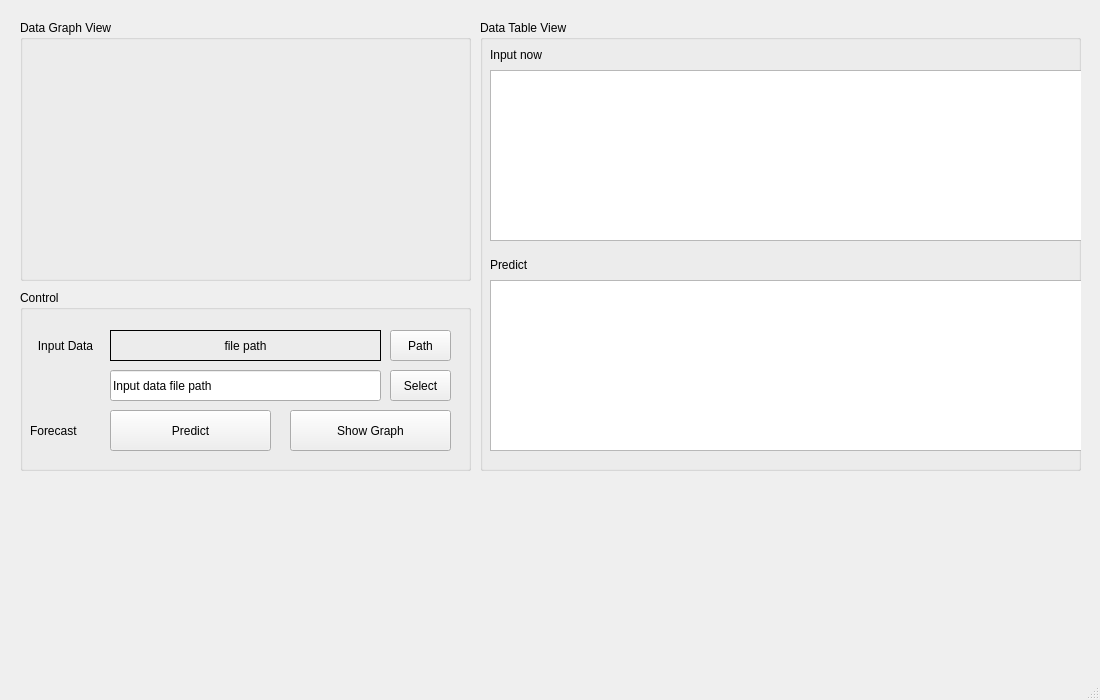
<?xml version="1.0" encoding="UTF-8"?>
<ui version="4.0">
 <class>TSF_Model_Client</class>
 <widget class="QMainWindow" name="TSF_Model_Client">
  <property name="enabled">
   <bool>true</bool>
  </property>
  <property name="geometry">
   <rect>
    <x>0</x>
    <y>0</y>
    <width>1100</width>
    <height>700</height>
   </rect>
  </property>
  <property name="minimumSize">
   <size>
    <width>1100</width>
    <height>700</height>
   </size>
  </property>
  <property name="maximumSize">
   <size>
    <width>1100</width>
    <height>700</height>
   </size>
  </property>
  <property name="windowTitle">
   <string>MainWindow</string>
  </property>
  <widget class="QWidget" name="centralwidget">
   <widget class="QWidget" name="verticalLayoutWidget">
    <property name="geometry">
     <rect>
      <x>20</x>
      <y>20</y>
      <width>451</width>
      <height>261</height>
     </rect>
    </property>
    <layout class="QVBoxLayout" name="graph_Layout">
     <item>
      <widget class="QGroupBox" name="data_graph_view">
       <property name="title">
        <string>Data Graph View</string>
       </property>
      </widget>
     </item>
    </layout>
   </widget>
   <widget class="QWidget" name="verticalLayoutWidget_2">
    <property name="geometry">
     <rect>
      <x>480</x>
      <y>20</y>
      <width>601</width>
      <height>451</height>
     </rect>
    </property>
    <layout class="QVBoxLayout" name="verticalLayout_2">
     <item>
      <widget class="QGroupBox" name="data_table_view">
       <property name="title">
        <string>Data Table View</string>
       </property>
       <widget class="QLabel" name="input_now">
        <property name="geometry">
         <rect>
          <x>10</x>
          <y>20</y>
          <width>67</width>
          <height>30</height>
         </rect>
        </property>
        <property name="text">
         <string>Input now</string>
        </property>
       </widget>
       <widget class="QLabel" name="predict_table_label">
        <property name="geometry">
         <rect>
          <x>10</x>
          <y>230</y>
          <width>67</width>
          <height>30</height>
         </rect>
        </property>
        <property name="text">
         <string>Predict</string>
        </property>
       </widget>
       <widget class="QTableWidget" name="input_tableView">
        <property name="geometry">
         <rect>
          <x>10</x>
          <y>50</y>
          <width>651</width>
          <height>171</height>
         </rect>
        </property>
       </widget>
       <widget class="QTableWidget" name="predict_tableView">
        <property name="geometry">
         <rect>
          <x>10</x>
          <y>260</y>
          <width>651</width>
          <height>171</height>
         </rect>
        </property>
       </widget>
      </widget>
     </item>
    </layout>
   </widget>
   <widget class="QWidget" name="verticalLayoutWidget_3">
    <property name="geometry">
     <rect>
      <x>20</x>
      <y>290</y>
      <width>451</width>
      <height>181</height>
     </rect>
    </property>
    <layout class="QVBoxLayout" name="verticalLayout_3">
     <item>
      <widget class="QGroupBox" name="Control">
       <property name="title">
        <string>Control</string>
       </property>
       <widget class="QPushButton" name="select">
        <property name="geometry">
         <rect>
          <x>370</x>
          <y>80</y>
          <width>61</width>
          <height>31</height>
         </rect>
        </property>
        <property name="text">
         <string>Select</string>
        </property>
       </widget>
       <widget class="QLineEdit" name="path_edit">
        <property name="geometry">
         <rect>
          <x>90</x>
          <y>80</y>
          <width>271</width>
          <height>31</height>
         </rect>
        </property>
        <property name="text">
         <string>Input data file path</string>
        </property>
       </widget>
       <widget class="QPushButton" name="Path_btn">
        <property name="geometry">
         <rect>
          <x>370</x>
          <y>40</y>
          <width>61</width>
          <height>31</height>
         </rect>
        </property>
        <property name="text">
         <string>Path</string>
        </property>
       </widget>
       <widget class="QLabel" name="input_data_label">
        <property name="geometry">
         <rect>
          <x>10</x>
          <y>40</y>
          <width>71</width>
          <height>31</height>
         </rect>
        </property>
        <property name="contextMenuPolicy">
         <enum>Qt::ContextMenuPolicy::PreventContextMenu</enum>
        </property>
        <property name="text">
         <string>Input Data</string>
        </property>
        <property name="alignment">
         <set>Qt::AlignmentFlag::AlignCenter</set>
        </property>
       </widget>
       <widget class="QPushButton" name="predict">
        <property name="geometry">
         <rect>
          <x>90</x>
          <y>120</y>
          <width>161</width>
          <height>41</height>
         </rect>
        </property>
        <property name="text">
         <string>Predict</string>
        </property>
       </widget>
       <widget class="QLabel" name="forecast">
        <property name="geometry">
         <rect>
          <x>10</x>
          <y>120</y>
          <width>71</width>
          <height>41</height>
         </rect>
        </property>
        <property name="text">
         <string>Forecast</string>
        </property>
       </widget>
       <widget class="QPushButton" name="show_graph">
        <property name="geometry">
         <rect>
          <x>270</x>
          <y>120</y>
          <width>161</width>
          <height>41</height>
         </rect>
        </property>
        <property name="text">
         <string>Show Graph</string>
        </property>
       </widget>
       <widget class="QLabel" name="edit_path_print">
        <property name="geometry">
         <rect>
          <x>90</x>
          <y>40</y>
          <width>271</width>
          <height>31</height>
         </rect>
        </property>
        <property name="frameShape">
         <enum>QFrame::Shape::Box</enum>
        </property>
        <property name="text">
         <string>file path</string>
        </property>
        <property name="alignment">
         <set>Qt::AlignmentFlag::AlignCenter</set>
        </property>
       </widget>
      </widget>
     </item>
    </layout>
   </widget>
  </widget>
  <widget class="QStatusBar" name="statusbar"/>
 </widget>
 <resources/>
 <connections/>
</ui>
